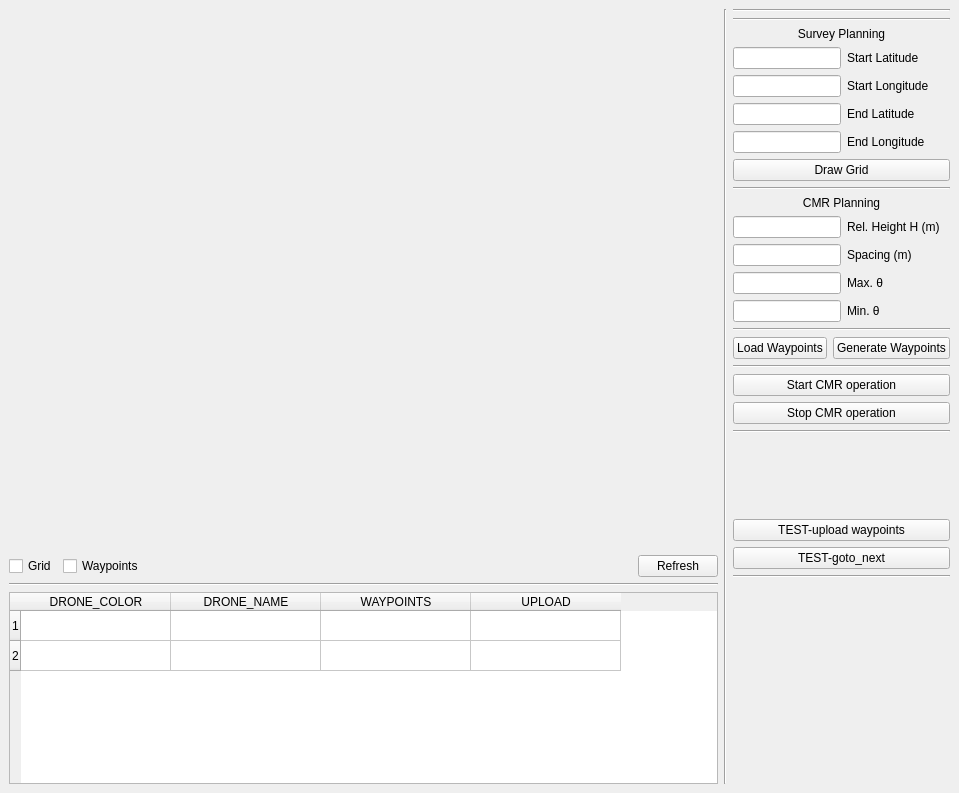
<?xml version="1.0" encoding="UTF-8"?>
<ui version="4.0">
 <class>MainWindow</class>
 <widget class="QMainWindow" name="MainWindow">
  <property name="geometry">
   <rect>
    <x>0</x>
    <y>0</y>
    <width>959</width>
    <height>793</height>
   </rect>
  </property>
  <property name="windowTitle">
   <string>MainWindow</string>
  </property>
  <widget class="QWidget" name="centralwidget">
   <layout class="QHBoxLayout" name="horizontalLayout_2" stretch="1,0,0">
    <item>
     <layout class="QVBoxLayout" name="verticalLayout" stretch="1,0,0,0">
      <item>
       <widget class="PlanningMapWidget" name="widget_cmr_map" native="true">
        <property name="minimumSize">
         <size>
          <width>680</width>
          <height>400</height>
         </size>
        </property>
       </widget>
      </item>
      <item>
       <layout class="QHBoxLayout" name="horizontalLayout_checkboxes">
        <item>
         <widget class="QCheckBox" name="checkBox_grid">
          <property name="text">
           <string>Grid</string>
          </property>
         </widget>
        </item>
        <item>
         <widget class="QCheckBox" name="checkBox_waypoints">
          <property name="text">
           <string>Waypoints</string>
          </property>
         </widget>
        </item>
        <item>
         <spacer name="horizontalSpacer">
          <property name="orientation">
           <enum>Qt::Horizontal</enum>
          </property>
          <property name="sizeHint" stdset="0">
           <size>
            <width>40</width>
            <height>20</height>
           </size>
          </property>
         </spacer>
        </item>
        <item>
         <widget class="QPushButton" name="pushButton_refresh">
          <property name="text">
           <string>Refresh</string>
          </property>
         </widget>
        </item>
       </layout>
      </item>
      <item>
       <widget class="Line" name="line_2">
        <property name="orientation">
         <enum>Qt::Horizontal</enum>
        </property>
       </widget>
      </item>
      <item>
       <widget class="QTableWidget" name="tableWidget_drones">
        <property name="showGrid">
         <bool>true</bool>
        </property>
        <property name="rowCount">
         <number>2</number>
        </property>
        <property name="columnCount">
         <number>4</number>
        </property>
        <attribute name="horizontalHeaderVisible">
         <bool>true</bool>
        </attribute>
        <attribute name="horizontalHeaderCascadingSectionResizes">
         <bool>false</bool>
        </attribute>
        <attribute name="horizontalHeaderMinimumSectionSize">
         <number>60</number>
        </attribute>
        <attribute name="horizontalHeaderDefaultSectionSize">
         <number>150</number>
        </attribute>
        <attribute name="horizontalHeaderShowSortIndicator" stdset="0">
         <bool>false</bool>
        </attribute>
        <attribute name="horizontalHeaderStretchLastSection">
         <bool>false</bool>
        </attribute>
        <attribute name="verticalHeaderVisible">
         <bool>true</bool>
        </attribute>
        <attribute name="verticalHeaderMinimumSectionSize">
         <number>20</number>
        </attribute>
        <attribute name="verticalHeaderHighlightSections">
         <bool>true</bool>
        </attribute>
        <attribute name="verticalHeaderStretchLastSection">
         <bool>false</bool>
        </attribute>
        <row/>
        <row/>
        <column>
         <property name="text">
          <string>DRONE_COLOR</string>
         </property>
        </column>
        <column>
         <property name="text">
          <string>DRONE_NAME</string>
         </property>
        </column>
        <column>
         <property name="text">
          <string>WAYPOINTS</string>
         </property>
        </column>
        <column>
         <property name="text">
          <string>UPLOAD</string>
         </property>
        </column>
       </widget>
      </item>
     </layout>
    </item>
    <item>
     <widget class="Line" name="line">
      <property name="orientation">
       <enum>Qt::Vertical</enum>
      </property>
     </widget>
    </item>
    <item>
     <layout class="QVBoxLayout" name="verticalLayout_2">
      <item>
       <widget class="Line" name="line_3">
        <property name="orientation">
         <enum>Qt::Horizontal</enum>
        </property>
       </widget>
      </item>
      <item>
       <widget class="Line" name="line_6">
        <property name="orientation">
         <enum>Qt::Horizontal</enum>
        </property>
       </widget>
      </item>
      <item>
       <widget class="QLabel" name="label_grid_planning">
        <property name="text">
         <string>Survey Planning</string>
        </property>
        <property name="alignment">
         <set>Qt::AlignCenter</set>
        </property>
       </widget>
      </item>
      <item>
       <layout class="QFormLayout" name="formLayout_grid_planning">
        <item row="0" column="0">
         <widget class="QLineEdit" name="lineEdit_start_lat"/>
        </item>
        <item row="0" column="1">
         <widget class="QLabel" name="label">
          <property name="text">
           <string>Start Latitude</string>
          </property>
         </widget>
        </item>
        <item row="1" column="0">
         <widget class="QLineEdit" name="lineEdit_start_lon">
          <property name="sizePolicy">
           <sizepolicy hsizetype="Expanding" vsizetype="Fixed">
            <horstretch>0</horstretch>
            <verstretch>0</verstretch>
           </sizepolicy>
          </property>
         </widget>
        </item>
        <item row="1" column="1">
         <widget class="QLabel" name="label_2">
          <property name="text">
           <string>Start Longitude</string>
          </property>
         </widget>
        </item>
        <item row="2" column="0">
         <widget class="QLineEdit" name="lineEdit_end_lat"/>
        </item>
        <item row="2" column="1">
         <widget class="QLabel" name="label_4">
          <property name="text">
           <string>End Latitude</string>
          </property>
         </widget>
        </item>
        <item row="3" column="0">
         <widget class="QLineEdit" name="lineEdit_end_lon">
          <property name="sizePolicy">
           <sizepolicy hsizetype="Expanding" vsizetype="Fixed">
            <horstretch>0</horstretch>
            <verstretch>0</verstretch>
           </sizepolicy>
          </property>
         </widget>
        </item>
        <item row="3" column="1">
         <widget class="QLabel" name="label_5">
          <property name="text">
           <string>End Longitude</string>
          </property>
         </widget>
        </item>
       </layout>
      </item>
      <item>
       <widget class="QPushButton" name="pushButton_draw_grid">
        <property name="text">
         <string>Draw Grid</string>
        </property>
       </widget>
      </item>
      <item>
       <widget class="Line" name="line_5">
        <property name="orientation">
         <enum>Qt::Horizontal</enum>
        </property>
       </widget>
      </item>
      <item>
       <widget class="QLabel" name="label_cmr_planning">
        <property name="text">
         <string>CMR Planning</string>
        </property>
        <property name="alignment">
         <set>Qt::AlignCenter</set>
        </property>
       </widget>
      </item>
      <item>
       <layout class="QFormLayout" name="formLayout_cmr_planning">
        <item row="0" column="0">
         <widget class="QLineEdit" name="lineEdit_rel_height"/>
        </item>
        <item row="0" column="1">
         <widget class="QLabel" name="label_rel_height">
          <property name="text">
           <string>&lt;html&gt;&lt;head/&gt;&lt;body&gt;&lt;p&gt;Rel. Height H (m)&lt;/p&gt;&lt;/body&gt;&lt;/html&gt;</string>
          </property>
         </widget>
        </item>
        <item row="1" column="0">
         <widget class="QLineEdit" name="lineEdit_spacing"/>
        </item>
        <item row="1" column="1">
         <widget class="QLabel" name="label_spacing">
          <property name="text">
           <string>Spacing (m)</string>
          </property>
         </widget>
        </item>
        <item row="2" column="0">
         <widget class="QLineEdit" name="lineEdit_theta_max"/>
        </item>
        <item row="2" column="1">
         <widget class="QLabel" name="label_theta_max">
          <property name="text">
           <string>&lt;html&gt;&lt;head/&gt;&lt;body&gt;&lt;p&gt;Max. θ&lt;/p&gt;&lt;/body&gt;&lt;/html&gt;</string>
          </property>
         </widget>
        </item>
        <item row="3" column="0">
         <widget class="QLineEdit" name="lineEdit_theta_min"/>
        </item>
        <item row="3" column="1">
         <widget class="QLabel" name="label_theta_min">
          <property name="text">
           <string>&lt;html&gt;&lt;head/&gt;&lt;body&gt;&lt;p&gt;Min. θ&lt;/p&gt;&lt;/body&gt;&lt;/html&gt;</string>
          </property>
         </widget>
        </item>
       </layout>
      </item>
      <item>
       <widget class="Line" name="line_4">
        <property name="orientation">
         <enum>Qt::Horizontal</enum>
        </property>
       </widget>
      </item>
      <item>
       <layout class="QHBoxLayout" name="horizontalLayout">
        <item>
         <widget class="QPushButton" name="pushButton_load_wp">
          <property name="text">
           <string>Load Waypoints</string>
          </property>
         </widget>
        </item>
        <item>
         <widget class="QPushButton" name="pushButton_generate_wp">
          <property name="text">
           <string>Generate Waypoints</string>
          </property>
         </widget>
        </item>
       </layout>
      </item>
      <item>
       <widget class="Line" name="line_7">
        <property name="orientation">
         <enum>Qt::Horizontal</enum>
        </property>
       </widget>
      </item>
      <item>
       <widget class="QPushButton" name="pushButton_start_cmr">
        <property name="text">
         <string>Start CMR operation</string>
        </property>
       </widget>
      </item>
      <item>
       <widget class="QPushButton" name="pushButton_stop_cmr">
        <property name="text">
         <string>Stop CMR operation</string>
        </property>
       </widget>
      </item>
      <item>
       <widget class="Line" name="line_9">
        <property name="orientation">
         <enum>Qt::Horizontal</enum>
        </property>
       </widget>
      </item>
      <item>
       <spacer name="verticalSpacer">
        <property name="orientation">
         <enum>Qt::Vertical</enum>
        </property>
        <property name="sizeHint" stdset="0">
         <size>
          <width>20</width>
          <height>40</height>
         </size>
        </property>
       </spacer>
      </item>
      <item>
       <widget class="QPushButton" name="pushButton_test_upload_waypoints">
        <property name="text">
         <string>TEST-upload waypoints</string>
        </property>
       </widget>
      </item>
      <item>
       <widget class="QPushButton" name="pushButton_test_goto_next">
        <property name="text">
         <string>TEST-goto_next</string>
        </property>
       </widget>
      </item>
      <item>
       <widget class="Line" name="line_8">
        <property name="orientation">
         <enum>Qt::Horizontal</enum>
        </property>
       </widget>
      </item>
      <item>
       <widget class="QLabel" name="label_schematic">
        <property name="minimumSize">
         <size>
          <width>0</width>
          <height>200</height>
         </size>
        </property>
        <property name="text">
         <string/>
        </property>
       </widget>
      </item>
     </layout>
    </item>
   </layout>
  </widget>
 </widget>
 <customwidgets>
  <customwidget>
   <class>PlanningMapWidget</class>
   <extends>QWidget</extends>
   <header>gust.gui.ui.planning_map_widget.h</header>
   <container>1</container>
  </customwidget>
 </customwidgets>
 <resources/>
 <connections/>
</ui>
